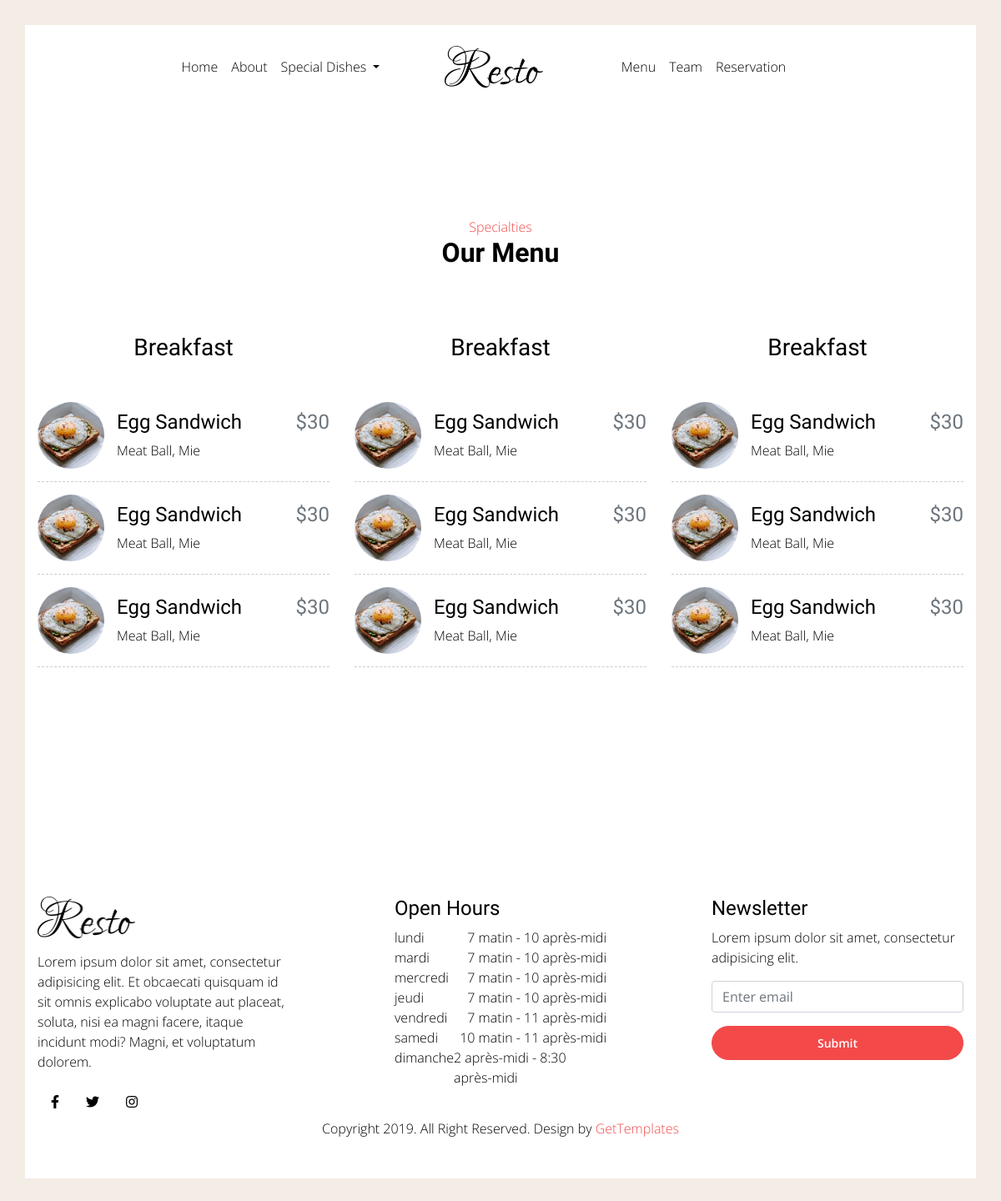
The page /menu on the database its author committed.
### configuration/models.py (models this page shows, shortened)
class Timemodels(models.Model):
    statut = models.BooleanField(default=False)
    date_add =  models.DateTimeField(auto_now_add=True)
    date_update =  models.DateTimeField(auto_now=True)
    class Meta:
        abstract = True

class WorkingHour(Timemodels):
    jour = DayOfTheWeekField(unique="True")
    start_hour = models.TimeField()
    end_hour = models.TimeField()
    class Meta:
        verbose_name = "WorkingHour"
        verbose_name_plural = "WorkingHours"

### menu/views.py (the view)
# urls.py: path('', views.menu, name='menu'),
def menu(request):
    hour = WorkingHour.objects.filter(statut=True)
    data = {
        'hour':hour,
    }
    template_name = 'pages/menu.html'
    return render(request,template_name, data)

### templates/pages/menu.html
{% extends "bases/base.html" %}
{% block main %}
    <section id="gtco-menu" class="section-padding">
    <div class="container">
        <div class="section-content">
            <div class="row mb-5">
                <div class="col-md-12">
                    <div class="heading-section text-center">
                        <span class="subheading">
                            Specialties
                        </span>
                        <h2>
                            Our Menu
                        </h2>
                    </div>
                </div>
            </div>
            <div class="row">
                <div class="col-lg-4 menu-wrap">
                    <div class="heading-menu">
                        <h3 class="text-center mb-5">Breakfast</h3>
                    </div>
                    <div class="menus d-flex align-items-center">
                        <div class="menu-img rounded-circle">
                            <img class="img-fluid" src="/static/img/breakfast-1.jpg" alt="">
                        </div>
                        <div class="text-wrap">
                            <div class="row align-items-start">
                                <div class="col-8">
                                    <h4>Egg Sandwich</h4>
                                </div>
                                <div class="col-4">
                                    <h4 class="text-muted menu-price">$30</h4>
                                </div>
                            </div>
                            <p>Meat Ball, Mie</p>
                        </div>
                    </div>
                    <div class="menus d-flex align-items-center">
                        <div class="menu-img rounded-circle">
                            <img class="img-fluid" src="/static/img/breakfast-1.jpg" alt="">
                        </div>
                        <div class="text-wrap">
                            <div class="row align-items-start">
                                <div class="col-8">
                                    <h4>Egg Sandwich</h4>
                                </div>
                                <div class="col-4">
                                    <h4 class="text-muted menu-price">$30</h4>
                                </div>
                            </div>
                            <p>Meat Ball, Mie</p>
                        </div>
                    </div>
                    <div class="menus d-flex align-items-center">
                        <div class="menu-img rounded-circle">
                            <img class="img-fluid" src="/static/img/breakfast-1.jpg" alt="">
                        </div>
                        <div class="text-wrap">
                            <div class="row align-items-start">
                                <div class="col-8">
                                    <h4>Egg Sandwich</h4>
                                </div>
                                <div class="col-4">
                                    <h4 class="text-muted menu-price">$30</h4>
                                </div>
                            </div>
                            <p>Meat Ball, Mie</p>
                        </div>
                    </div>
                </div>
                <div class="col-lg-4 menu-wrap">
                    <div class="heading-menu">
                        <h3 class="text-center mb-5">Breakfast</h3>
                    </div>
                    <div class="menus d-flex align-items-center">
                        <div class="menu-img rounded-circle">
                            <img class="img-fluid" src="/static/img/breakfast-1.jpg" alt="">
                        </div>
                        <div class="text-wrap">
                            <div class="row align-items-start">
                                <div class="col-8">
                                    <h4>Egg Sandwich</h4>
                                </div>
                                <div class="col-4">
                                    <h4 class="text-muted menu-price">$30</h4>
                                </div>
                            </div>
                            <p>Meat Ball, Mie</p>
                        </div>
                    </div>
                    <div class="menus d-flex align-items-center">
                        <div class="menu-img rounded-circle">
                            <img class="img-fluid" src="/static/img/breakfast-1.jpg" alt="">
                        </div>
                        <div class="text-wrap">
                            <div class="row align-items-start">
                                <div class="col-8">
                                    <h4>Egg Sandwich</h4>
                                </div>
                                <div class="col-4">
                                    <h4 class="text-muted menu-price">$30</h4>
                                </div>
                            </div>
                            <p>Meat Ball, Mie</p>
                        </div>
                    </div>
                    <div class="menus d-flex align-items-center">
                        <div class="menu-img rounded-circle">
                            <img class="img-fluid" src="/static/img/breakfast-1.jpg" alt="">
                        </div>
                        <div class="text-wrap">
                            <div class="row align-items-start">
                                <div class="col-8">
                                    <h4>Egg Sandwich</h4>
                                </div>
                                <div class="col-4">
                                    <h4 class="text-muted menu-price">$30</h4>
                                </div>
                            </div>
                            <p>Meat Ball, Mie</p>
                        </div>
                    </div>
                </div>
                <div class="col-lg-4 menu-wrap">
                    <div class="heading-menu">
                        <h3 class="text-center mb-5">Breakfast</h3>
                    </div>
                    <div class="menus d-flex align-items-center">
                        <div class="menu-img rounded-circle">
                            <img class="img-fluid" src="/static/img/breakfast-1.jpg" alt="">
                        </div>
                        <div class="text-wrap">
                            <div class="row align-items-start">
                                <div class="col-8">
                                    <h4>Egg Sandwich</h4>
                                </div>
                                <div class="col-4">
                                    <h4 class="text-muted menu-price">$30</h4>
                                </div>
                            </div>
                            <p>Meat Ball, Mie</p>
                        </div>
                    </div>
                    <div class="menus d-flex align-items-center">
                        <div class="menu-img rounded-circle">
                            <img class="img-fluid" src="/static/img/breakfast-1.jpg" alt="">
                        </div>
                        <div class="text-wrap">
                            <div class="row align-items-start">
                                <div class="col-8">
                                    <h4>Egg Sandwich</h4>
                                </div>
                                <div class="col-4">
                                    <h4 class="text-muted menu-price">$30</h4>
                                </div>
                            </div>
                            <p>Meat Ball, Mie</p>
                        </div>
                    </div>
                    <div class="menus d-flex align-items-center">
                        <div class="menu-img rounded-circle">
                            <img class="img-fluid" src="/static/img/breakfast-1.jpg" alt="">
                        </div>
                        <div class="text-wrap">
                            <div class="row align-items-start">
                                <div class="col-8">
                                    <h4>Egg Sandwich</h4>
                                </div>
                                <div class="col-4">
                                    <h4 class="text-muted menu-price">$30</h4>
                                </div>
                            </div>
                            <p>Meat Ball, Mie</p>
                        </div>
                    </div>
                </div>
            </div>
        </div>
    </div>
</section>
{% endblock main %}

### templates/bases/base.html (shortened to what this page needs)
<!DOCTYPE html>
<html lang="en">
<head>
    <link rel="stylesheet" href="/static/vendor/bootstrap/bootstrap.min.css">
    <link rel="stylesheet" href="/static/vendor/select2/select2.min.css">
    <link rel="stylesheet" href="/static/vendor/owlcarousel/owl.carousel.min.css">
    <link rel="stylesheet" href="https://cdn.rawgit.com/noelboss/featherlight/1.7.13/release/featherlight.min.css">
    <link rel="stylesheet" href="https://cdnjs.cloudflare.com/ajax/libs/tempusdominus-bootstrap-4/5.0.1/css/tempusdominus-bootstrap-4.min.css">
    <link rel="stylesheet" href="https://cdnjs.cloudflare.com/ajax/libs/font-awesome/5.8.1/css/brands.css">
    <link rel="stylesheet" href="https://cdn.linearicons.com/free/1.0.0/icon-font.min.css">
    <link rel="stylesheet" href="https://use.fontawesome.com/releases/v5.8.1/css/all.css">
    <link rel="stylesheet" href="/static/css/style.min.css">
</head>
<body data-spy="scroll" data-target="#navbar" class="static-layout">
	<div class="boxed-page">
<nav id="navbar-header" class="navbar navbar-expand-lg">
    <div class="container">
        <div class="collapse navbar-collapse justify-content-between" id="navbarSupportedContent">
            <ul class="navbar-nav d-flex justify-content-between">
                <li class="nav-item only-desktop">
                    <a class="nav-link" id="side-nav-open" href="#">
                    </a>
                </li>
                <div class="d-flex flex-lg-row flex-column">
                    <li class="nav-item active">
                        <a class="nav-link" href="{% url 'home' %}">Home <span class="sr-only">(current)</span></a>
                    </li>
                    <li class="nav-item">
                        <a class="nav-link" href="{% url 'about'%}">About</a>
                    </li>
                    <li class="nav-item dropdown">
                        <a class="nav-link dropdown-toggle" href="#" id="navbarDropdown" role="button" data-toggle="dropdown" aria-haspopup="true" aria-expanded="false">
                          Special Dishes
                        </a>
                    </li>
                </div>
            </ul>
            <a class="navbar-brand navbar-brand-center d-flex align-items-center only-desktop" href="#">
                <img src="/static/img/logo.png" alt="">
            </a>
            <ul class="navbar-nav d-flex justify-content-between">
                <div class="d-flex flex-lg-row flex-column">
                    <li class="nav-item active">
                        <a class="nav-link" href="{% url 'menu'%}">Menu</a>
                    </li>
                    <li class="nav-item">
                        <a class="nav-link" href="{% url 'teams' %}">Team</a>
                    </li>
                    <li class="nav-item dropdown">
                        <a class="nav-link" href="{% url 'reservation'%}">Reservation</a>
                    </li>
                </div>
                <li class="nav-item">
                    <a id="side-search-open" class="nav-link" href="#">
                    </a>
                </li>
            </ul>
        </div>
    </div>
</nav>
{% block main %}
{% endblock main %}
<footer class="mastfoot pb-5 bg-white section-padding pb-0">
    <div class="inner container">
         <div class="row">
         	<div class="col-lg-4">
         		<div class="footer-widget pr-lg-5 pr-0">
         			<img src="/static/img/logo.png" class="img-fluid footer-logo mb-3" alt="">
	         		<p>Lorem ipsum dolor sit amet, consectetur adipisicing elit. Et obcaecati quisquam id sit omnis explicabo voluptate aut placeat, soluta, nisi ea magni facere, itaque incidunt modi? Magni, et voluptatum dolorem.</p>
	         		<nav class="nav nav-mastfoot justify-content-start">
		                <a class="nav-link" href="#">
		                	<i class="fab fa-facebook-f"></i>
		                </a>
		                <a class="nav-link" href="#">
		                	<i class="fab fa-twitter"></i>
		                </a>
		                <a class="nav-link" href="#">
		                	<i class="fab fa-instagram"></i>
		                </a>
		            </nav>
         		</div>
         	</div>
         	<div class="col-lg-4">
         		<div class="footer-widget px-lg-5 px-0">
         			<h4>Open Hours</h4>
	         		<ul class="list-unstyled open-hours">
						 {% for horaire in hour%}
					 <li class="d-flex justify-content-between"><span>{{horaire.get_jour_display}}</span><span>{{horaire.start_hour}} - {{horaire.end_hour}}</span></li>
						{% endfor %}
		              </ul>
         		</div>
         	</div>
         	<div class="col-lg-4">
         		<div class="footer-widget pl-lg-5 pl-0">
         			<h4>Newsletter</h4>
	         		<p>Lorem ipsum dolor sit amet, consectetur adipisicing elit.</p>
	         		<form id="newsletter">
						<div class="form-group">
							<input type="email" class="form-control" id="emailNewsletter" aria-describedby="emailNewsletter" placeholder="Enter email">
						</div>
						<button type="submit" class="btn btn-primary w-100">Submit</button>
					</form>
         		</div>
         	</div>
         	<div class="col-md-12 d-flex align-items-center">
         		<p class="mx-auto text-center mb-0">Copyright 2019. All Right Reserved. Design by <a href="https://gettemplates.co" target="_blank">GetTemplates</a></p>
         	</div>
        </div>
    </div>
</footer>	</div>
</body>
</html>

### rows shown on the page
WorkingHour: jour "lundi", start_hour "7 matin", end_hour "10 après-midi"
WorkingHour: jour "mardi", start_hour "7 matin", end_hour "10 après-midi"
WorkingHour: jour "mercredi", start_hour "7 matin", end_hour "10 après-midi"
WorkingHour: jour "jeudi", start_hour "7 matin", end_hour "10 après-midi"
WorkingHour: jour "vendredi", start_hour "7 matin", end_hour "11 après-midi"
WorkingHour: jour "samedi", start_hour "10 matin", end_hour "11 après-midi"
WorkingHour: jour "dimanche", start_hour "2 après-midi", end_hour "8:30 après-midi"
